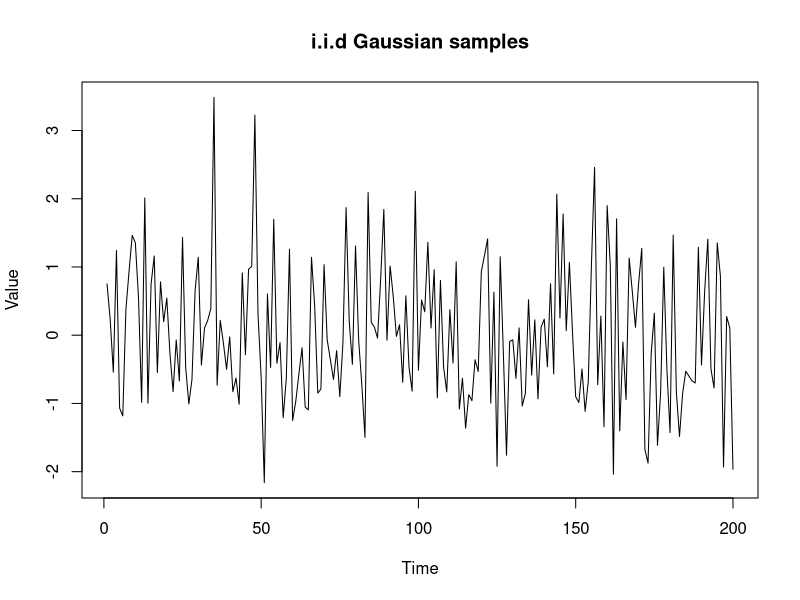
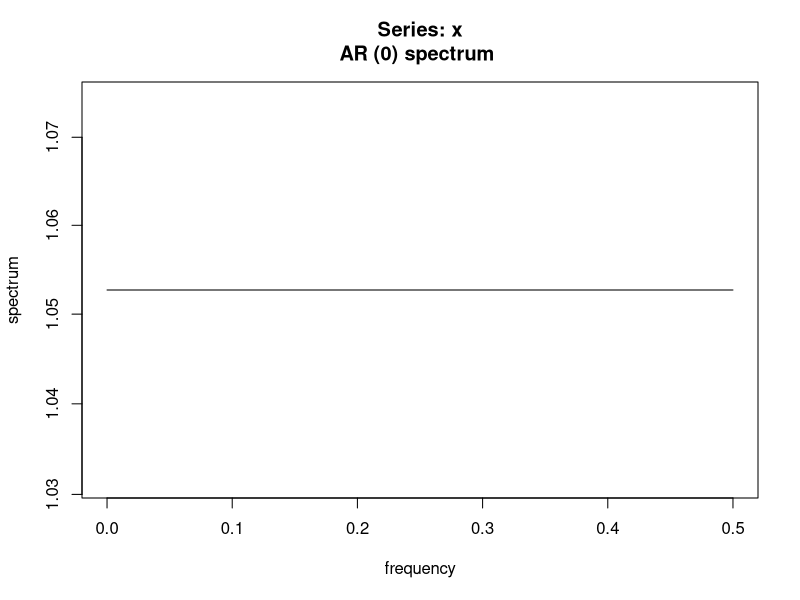
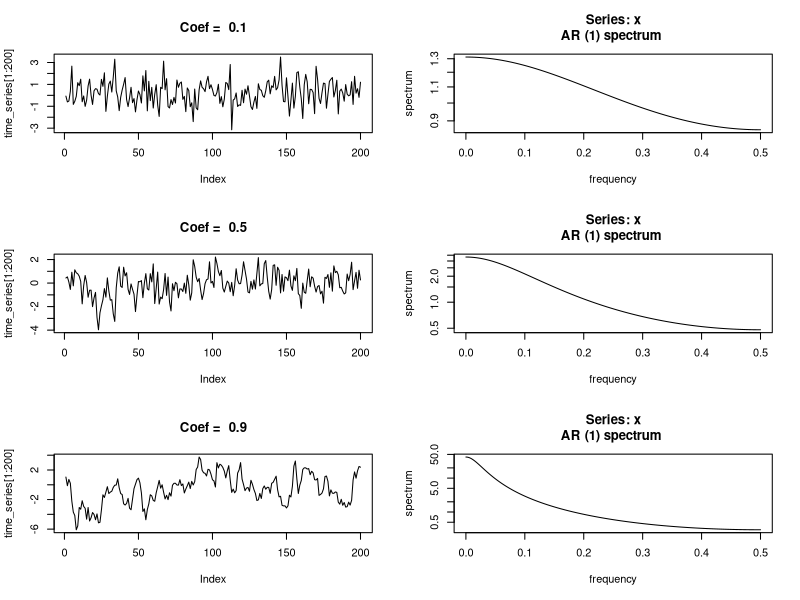
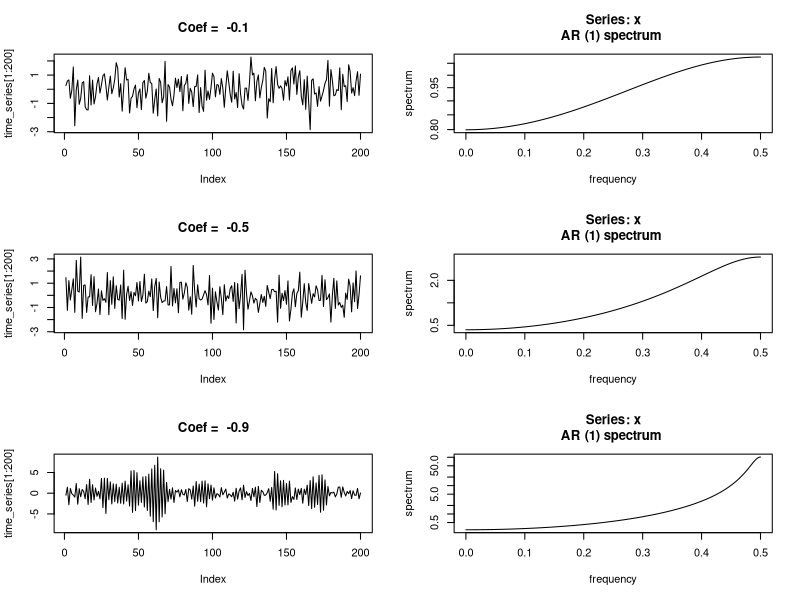

The R source for these figures, in order: (Note: this script raises an error after producing the figures.)
## ---- chunk 1
time_series <- ts(rnorm(200),freq = 1)
plot(time_series, ylab = "Value", main = "i.i.d Gaussian samples" )
spectrum(time_series, method = "ar")

## ---- chunk 2

generate_AR_process <- function(n = 200,AR_coefficient = 0,error_sigma = 1){
  
  
stationary_distribution_sigma <- sqrt(error_sigma^2/(1-AR_coefficient^2))
  
X0 <- rnorm(1,0,stationary_distribution_sigma)
e <- rnorm(n,0,error_sigma)
time_series <- numeric(n)

time_series[1] <- X0
for(jj in 2:n){
  
  time_series[jj] <- AR_coefficient*time_series[jj-1]+e[jj]
  
}

time_series <- ts(time_series)

return(time_series)
  
}


## ---- chunk 3

AR_coefficients <- c(0.1,0.5,0.9)
n_coefficients <- length(AR_coefficients)
par(mfrow = c(n_coefficients,2))

for(jj in 1:n_coefficients){
  
time_series <- generate_AR_process(1000,AR_coefficients[jj])
plot(time_series[1:200], main = paste("Coef = ",AR_coefficients[jj]), type = "l")
spectrum(time_series, method = "ar")
  
}


time_series_01 <- time_series <- generate_AR_process(1000,0.1)

##

AR_coefficients <- c(-0.1,-0.5,-0.9)
n_coefficients <- length(AR_coefficients)
par(mfrow = c(n_coefficients,2))

for(jj in 1:n_coefficients){
  
time_series <- generate_AR_process(1000,AR_coefficients[jj])
plot(time_series[1:200], main = paste("Coef = ",AR_coefficients[jj]), type = "l")
spectrum(time_series, method = "ar")
  
}


time_series_01 <- time_series <- generate_AR_process(1000,0.1)

## ---- chunk 4
n <- 200

time_series <- sin(t)
plot(time_series)

seasonal_time_series <- function(n = 200,frequency = 1,error_sd_to_amplitude_ratio = 0){
  
n_periods <- 1/frequency
period_length <- n/n_periods

t <- seq(0,2*pi,length = 200)
time_series <- sin(frequency*t)
e <- rnorm(n,0,error_sd_to_amplitude_ratio)
time_series <- time_series+e

time_series <- ts(time_series, frequency = n)

return(time_series)
  
  
}

time_series <- seasonal_time_series(frequency = 20)
plot(time_series)

spectrum(time_series, method = "ar")


  
  
  
